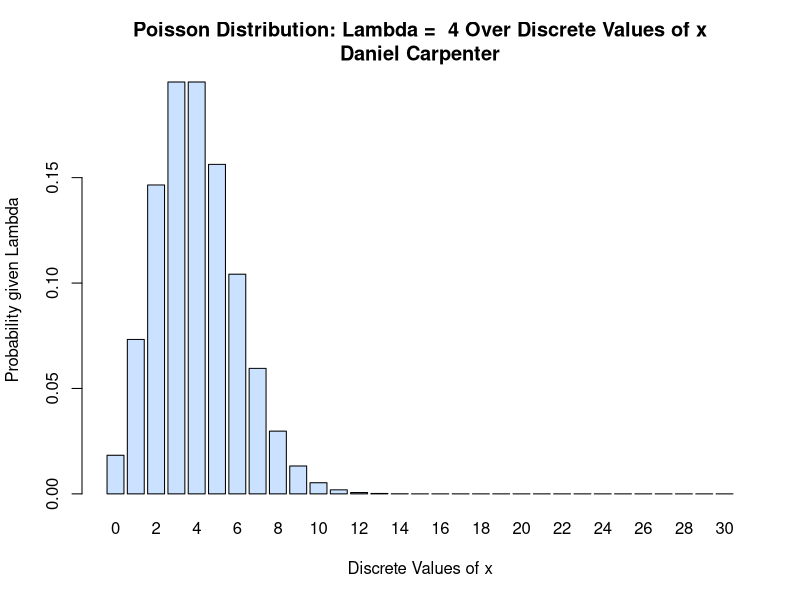
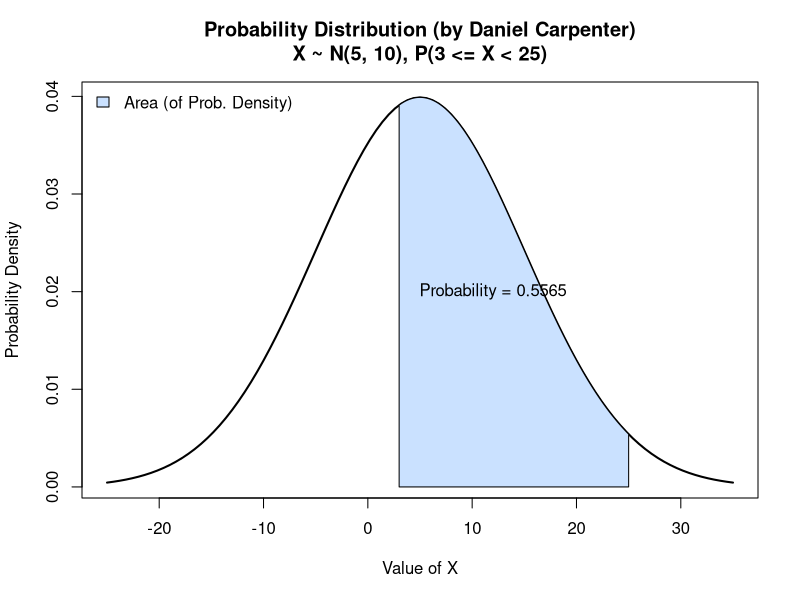
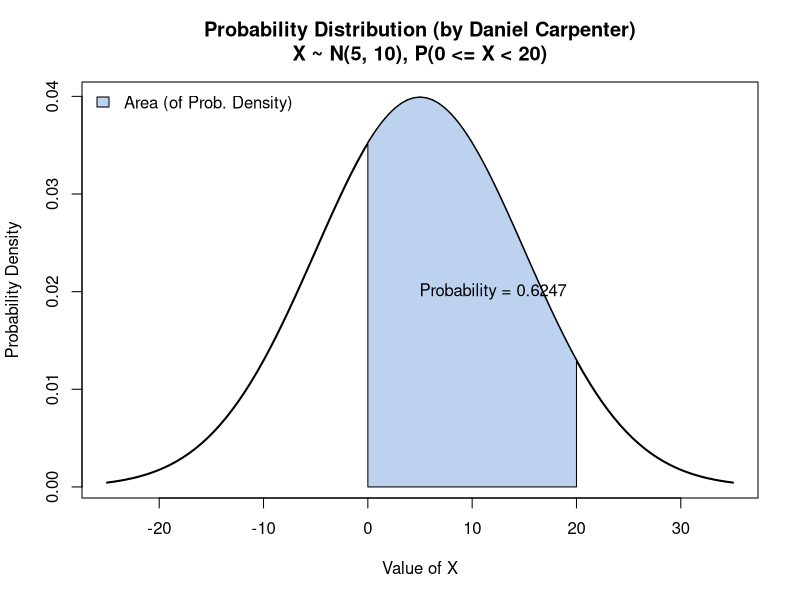
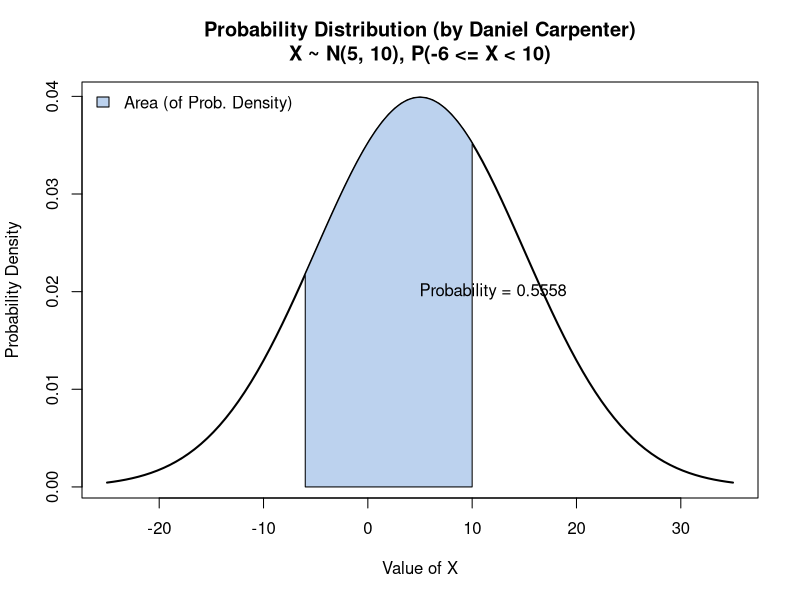
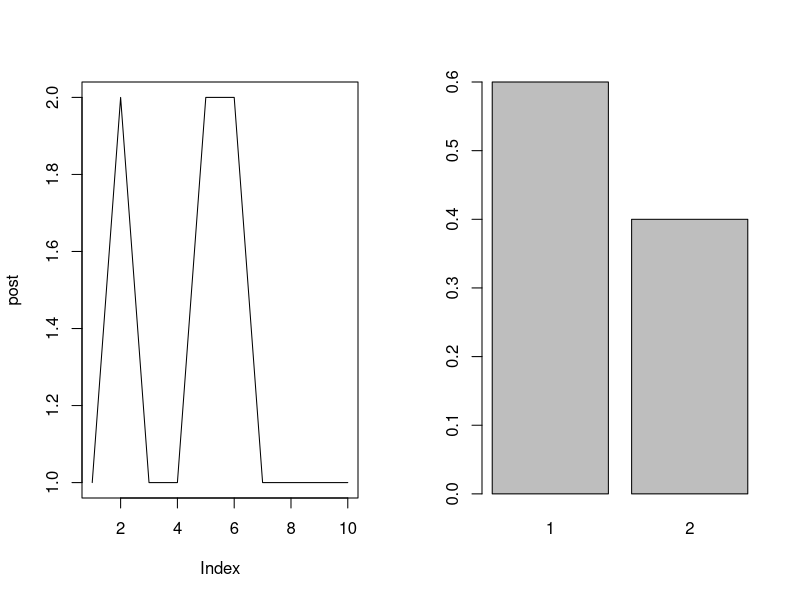

Generate these figures, in order, with R:
## ---- chunk 1
x = 8
1-ppois(x-1, lambda = 4) # x - 1 since discrete
## ---- chunk 2
rm(x) # get rid of x just in case of confusion later on
## ---- chunk 3
dpois(2, lambda = 4) # dpois() since exact probability
## ---- chunk 4
# Function to plot the poisson distribution (discrete)
myPoisPlot <- function(x, lambdaValue) {
  theTitle = paste('Poisson Distribution: Lambda = ', lambdaValue, 'Over Discrete Values of x\nDaniel Carpenter')
  
  probx <- dpois(x, lambda = lambdaValue)
  names(probx) <- x
  
  barplot(probx, col = paste0("lightsteelblue", floor(runif(1, min=1, max=4))), 
          main = theTitle, xlab ='Discrete Values of x', ylab ='Probability given Lambda')
}

myPoisPlot(x=0:30, lambdaValue=4)
## ---- chunk 5
mu    = 6
sigma = 10
## ---- chunk 6
pnorm(3, mu, sigma)
## ---- chunk 7
# Inputs for upper and lower bound when calculating the area
upperBound = 8
lowerBound = 5

# Calculate the area in between the two bounds
pnorm(upperBound, mu, sigma) - pnorm(lowerBound, mu, sigma)
## ---- chunk 8
mynorm <- function(lowerBound = NA, upperBound = NA, mu, sigma=10)
{
  # Round to this many decimal places on the plot
  roundTo = 4
  
  # Color of the plot
  color = paste0("lightsteelblue", floor(runif(1, min=1, max=4)))
  
  # Calculate the "xlim" lower and upper bound for the Normal PDF Curve
  curveLowerBound <- mu - 3*sigma
  curveUpperBound <- mu + 3*sigma
  
  # Initialize variables related to output and graph
  title <- ""   # Title of graph
  exactProb = 0 # The exact probability of the questions
  
  # If no provided LOWER AND UPPER Bound (NA as parameter value) then assume none
  if (!(is.na(lowerBound)) & !(is.na(upperBound))) {
    title <- paste0(", P(", lowerBound, " <= X < ",upperBound,")")
    exactProb = pnorm(upperBound, mu, sigma) - pnorm(lowerBound, mu, sigma) # calculate prob 
    
  # If no provided LOWER Bound (NA as parameter value) then assume none
  } else if (is.na(lowerBound)) {
    lowerBound = curveLowerBound
    title <- paste0(", P(X < ",upperBound,")") # Set a dynamic title
    exactProb = pnorm(upperBound, mu, sigma) # calculate prob 
    
  # If no provided UPPER Bound (NA as parameter value) then assume none
  } else if(is.na(upperBound)) {
    upperBound = curveUpperBound
    title <- paste0(", P(X >= ",lowerBound,")")
    exactProb = 1 - pnorm(lowerBound, mu, sigma) # calculate prob 
  }
  
  # Create the line that displays the bell curve (between the CURVE bounds defined above)
  curve(
    
    ## Normally Distributed
    dnorm(x,mu,sigma), 
    
    ## Normally Distributed
    xlim=c(curveLowerBound, curveUpperBound), 
    
    ## Line width
    lwd =2, 
    
    ## Title with descriptive characteristics about function parameters
    main = paste0("Probability Distribution (by Daniel Carpenter)\n",
                  "X ~ N(",mu,", ",sigma,")", title),
    
    ## X and Y labels
    ylab = 'Probability Density',
    xlab = 'Value of X',
  )

  
  # Add the AREA of between the lower and upper bound P(lowerBound<X<=upperBound)
  
    ## X-Axis curve (length does not matter)
    xcurve = seq(lowerBound,upperBound, length=1000)
    
    ## Y-Axis Curve
    ycurve = dnorm(xcurve, mu,sigma)
    
    ## Combine the X and Y curve to form the area (in green)
    polygon(c(lowerBound, xcurve, upperBound), 
            c(0, ycurve, 0), 
            col=color) 
    
    ## Legend
    legend("topleft", legend="Area (of Prob. Density)", 
           fill=color, bty = "n")
  
  # Add the probability as text
    
    ## Calculate the area (probability)
    area = exactProb
    areaRounded = format(round(area, roundTo), nsmall=roundTo)
    
    ## Place this on the above plot
    text(12,0.02,substitute(paste("Probability = ", areaRounded), 
                            list(areaRounded = areaRounded)))
}
## ---- chunk 9
mynorm( 3, 25, 5)
mynorm( 0, 20, 5)
mynorm(-6, 10, 5)
## ---- chunk 10
coindie<-function(n=100, h=c(1/4,3/4),E2=c(5,6),init=1,...) {
  if(!require(xtable)) install.packages(xtable)
  dieset<-c()
  dieset[1]<-"E1"
  
  die<-function(n=1) {
    sample(1:6,size=n,replace=TRUE)
  }
  
  coin<-function(n=1) {
    sample(1:2,size=n,replace=TRUE)
  }
  
  face<-c()
  alpha<-c() # holds acceptance probs
  alpha[1]<-1
  post<-c()# post sample
  prop<-c() # vec of proposed states 1s and 2s
  prop[1]=init # initial state
  post[1]=prop[1]
  dice<-c()
  dice[1]<-die()
  
  for(i in 2:n) { # starts at 2 because initial value given above
    prop[i]<-coin()
    alpha[i]=min(1,h[prop[i]]/h[post[i-1]])
    
    dice[i]<-die()
    
    ifelse(alpha[i]==1,dieset[i]<-"E1",dieset[i]<-"E2")
    
    # is x an element of set y
    if(alpha[i]==1 | (is.element(dice[i],E2) & alpha[i]!=1)){post[i]<-prop[i]}
    else { post[i]<-post[i-1] }
  }  
  res<-matrix(c(prop,round(alpha,2),dieset,dice,post ),nc=5,nr=n,byrow=FALSE,dimnames=list(1:n,c("proposal","alpha", "E","dice","post")))
  sim<-table(post)/n
  postexact<-h/sum(h)
  
  # Plots
  layout(matrix(1:2, nr=1,nc=2))
  plot(post,type ="l",...)
  names(h)=c("1", "2")
  barplot(h)
  
  # Return the iterations, simulation, posterior exact and the estimate, and a table of the res
  return(list(iter=res,sim=sim,postexact=postexact,post=post,xtable=xtable(res,dig=1)) )
}

set.seed(25) # Set seed

# Call the function
coindie(n=10,h=c(0.6,0.4),E2=c(3,4,5,6)) ->ans

# Shoe the Results
ans$it
## ---- chunk 11
POST_COLUMN = 1 # Column number that the post are in
post <- ans$it[,POST_COLUMN] # Get the states from the iterations

from1to2 = 0 # track the state changes from 1 to 2
for (i in 1:(length(post) - 1)) {
  
  # If the proposal changes from 1 to 2 (not 2 to 1), then count it
  if ((post[i] == 1) & (post[i+1] == 2)) {
    from1to2 = from1to2 + 1
  } 
}

paste('Specifically, the sampler moves from *state one* to *state two*', from1to2, 'times')

countOfChanges  = 0 # track the total number of changes
for (i in 1:(length(post) - 1)) {
  
  # If any state change occurs, then count it
  if (post[i] != post[i+1]) {
    countOfChanges = countOfChanges + 1
  } 
}

paste('The total number of times the sampler changes states is', countOfChanges, 'times')

